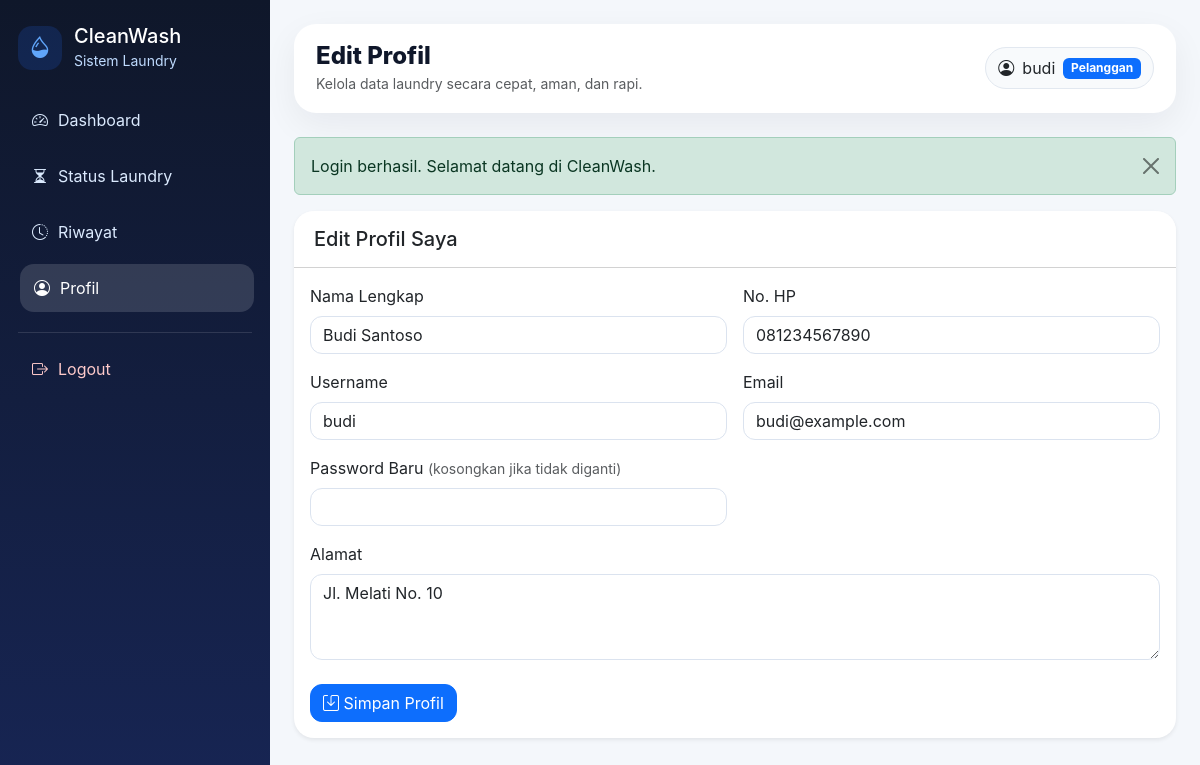
The app's page /index.php?page=pelanggan/profil (signed in) with its own data.
### tables this page shows
CREATE TABLE `pelanggan` (
  `id` int(11) NOT NULL,
  `user_id` int(11) NOT NULL,
  `nama` varchar(100) NOT NULL,
  `no_hp` varchar(20) NOT NULL,
  `alamat` text NOT NULL,
  `created_at` timestamp NOT NULL DEFAULT current_timestamp(),
  `updated_at` timestamp NOT NULL DEFAULT current_timestamp() ON UPDATE current_timestamp()
);

CREATE TABLE `users` (
  `id` int(11) NOT NULL,
  `username` varchar(50) NOT NULL,
  `email` varchar(100) NOT NULL,
  `password` varchar(255) NOT NULL,
  `role` enum('admin','pelanggan') NOT NULL,
  `created_at` timestamp NOT NULL DEFAULT current_timestamp(),
  `updated_at` timestamp NOT NULL DEFAULT current_timestamp() ON UPDATE current_timestamp()
);

### controllers/BaseController.php (called while the page is built, shortened)
<?php
abstract class BaseController
{
    protected function view(string $view, array $data = []): void
    {
        extract($data);
        $viewFile = __DIR__ . '/../views/' . $view . '.php';
        require __DIR__ . '/../views/layouts/header.php';
        require $viewFile;
        require __DIR__ . '/../views/layouts/footer.php';
    }
}

### controllers/CustomerController.php (called while the page is built, shortened)
<?php
class CustomerController extends BaseController
{
    private Pelanggan $pelangganModel;
    public function __construct(mysqli $db, Auth $auth)
    {
        $this->pelangganModel = new Pelanggan($db);
    }
    public function profil(): void
    {
        $pelanggan = $this->pelangganModel->getByUserId((int)$_SESSION['user']['id']);
        $errors = [];
        $this->view('pelanggan/profil', [
            'title' => 'Edit Profil',
            'pelanggan' => $pelanggan,
            'errors' => $errors,
        ]);
    }
}

### index.php (called while the page is built, shortened)
<?php
require_once __DIR__ . '/config/helpers.php';
require_once __DIR__ . '/models/Pelanggan.php';
require_once __DIR__ . '/controllers/BaseController.php';
require_once __DIR__ . '/controllers/AdminController.php';
require_once __DIR__ . '/controllers/CustomerController.php';
try {
    $db = (new Database())->getConnection();
    $userModel = new User($db);
    $auth = new Auth($userModel);
    $page = $_GET['page'] ?? 'login';
    match ($page) {
        'login' => (new AuthController($db, $auth))->login(),
        'register' => (new AuthController($db, $auth))->register(),
        'logout' => (new AuthController($db, $auth))->logout(),
        'admin/dashboard' => (new AdminController($db, $auth))->dashboard(),
        'admin/pelanggan' => (new PelangganController($db, $auth))->index(),
        'admin/pelanggan/create' => (new PelangganController($db, $auth))->create(),
        'admin/pelanggan/edit' => (new PelangganController($db, $auth))->edit(),
        'admin/pelanggan/delete' => (new PelangganController($db, $auth))->delete(),
        'admin/layanan' => (new LayananController($db, $auth))->index(),
        'admin/layanan/create' => (new LayananController($db, $auth))->create(),
        'admin/layanan/edit' => (new LayananController($db, $auth))->edit(),
        'admin/layanan/delete' => (new LayananController($db, $auth))->delete(),
        'admin/transaksi' => (new TransaksiController($db, $auth))->index(),
        'admin/transaksi/create' => (new TransaksiController($db, $auth))->create(),
        'admin/transaksi/edit' => (new TransaksiController($db, $auth))->edit(),
        'admin/transaksi/detail' => (new TransaksiController($db, $auth))->detail(),
        'admin/transaksi/status' => (new TransaksiController($db, $auth))->updateStatus(),
        'admin/transaksi/delete' => (new TransaksiController($db, $auth))->delete(),
        'admin/laporan' => (new LaporanController($db, $auth))->index(),
        'admin/users' => (new UserController($db, $auth))->index(),
        'admin/users/role' => (new UserController($db, $auth))->updateRole(),
        'pelanggan/dashboard' => (new CustomerController($db, $auth))->dashboard(),
        'pelanggan/status' => (new CustomerController($db, $auth))->status(),
        'pelanggan/riwayat' => (new CustomerController($db, $auth))->riwayat(),
        'pelanggan/profil' => (new CustomerController($db, $auth))->profil(),
        default => redirect($auth->check() ? ($_SESSION['user']['role'] === 'admin' ? 'admin/dashboard' : 'pelanggan/dashboard') : 'login'),
    };
} catch (Throwable $e) {
    http_response_code(500);
    $message = e($e->getMessage());
    ?>
    <!doctype html>
    <html lang="id">
    <head>
        <meta charset="utf-8">
        <meta name="viewport" content="width=device-width, initial-scale=1">
        <title>Kesalahan Aplikasi - CleanWash</title>
        <link href="https://cdn.jsdelivr.net/npm/bootstrap@5.3.3/dist/css/bootstrap.min.css" rel="stylesheet">
        <link href="assets/css/style.css" rel="stylesheet">
    </head>
    <body class="bg-light">
        <div class="container py-5">
            <div class="row justify-content-center">
                <div class="col-lg-7">
                    <div class="card border-0 shadow-sm">
                        <div class="card-body p-4 p-md-5">
                            <h3 class="fw-bold text-danger mb-3">Aplikasi belum bisa dijalankan</h3>
                            <p class="mb-3"><?= $message ?></p>
                            <div class="alert alert-info">
                                <strong>Solusi cepat:</strong> pastikan MySQL XAMPP aktif dan database <code>db_laundry</code> sudah dibuat dengan menjalankan script <code>database/laundry.sql</code> melalui CMD/Shell XAMPP.
                            </div>
                            <a href="README.md" class="btn btn-primary">Lihat README</a>
                        </div>
                    </div>
                </div>
            </div>
        </div>
    </body>
    </html>
    <?php
}

### models/Pelanggan.php (called while the page is built, shortened)
<?php
class Pelanggan
{
    private mysqli $db;
    public function __construct(mysqli $db)
    {
        $this->db = $db;
    }
    public function getByUserId(int $userId): ?array
    {
        $sql = "SELECT p.*, u.username, u.email, u.id AS user_id
                FROM pelanggan p
                JOIN users u ON p.user_id = u.id
                WHERE p.user_id = ? LIMIT 1";
        $stmt = $this->db->prepare($sql);
        $stmt->bind_param('i', $userId);
        $stmt->execute();
        $row = $stmt->get_result()->fetch_assoc();
        return $row ?: null;
    }
}

### views/pelanggan/profil.php (the view, shortened to what this page needs)
<div class="card border-0 shadow-sm">
    <div class="card-header bg-white"><h5 class="mb-0">Edit Profil Saya</h5></div>
    <div class="card-body">
        <form method="post" action="index.php?page=pelanggan/profil">
            <div class="row g-3">
                <div class="col-md-6">
                    <label class="form-label">Nama Lengkap</label>
                    <input type="text" name="nama" class="form-control" value="<?= e(old('nama', $pelanggan['nama'] ?? '')) ?>" required>
                </div>
                <div class="col-md-6">
                    <label class="form-label">No. HP</label>
                    <input type="text" name="no_hp" class="form-control" value="<?= e(old('no_hp', $pelanggan['no_hp'] ?? '')) ?>" required>
                </div>
                <div class="col-md-6">
                    <label class="form-label">Username</label>
                    <input type="text" name="username" class="form-control" value="<?= e(old('username', $pelanggan['username'] ?? '')) ?>" required>
                </div>
                <div class="col-md-6">
                    <label class="form-label">Email</label>
                    <input type="email" name="email" class="form-control" value="<?= e(old('email', $pelanggan['email'] ?? '')) ?>" required>
                </div>
                <div class="col-md-6">
                    <label class="form-label">Password Baru <small class="text-muted">(kosongkan jika tidak diganti)</small></label>
                    <input type="password" name="password" class="form-control">
                </div>
                <div class="col-12">
                    <label class="form-label">Alamat</label>
                    <textarea name="alamat" class="form-control" rows="3" required><?= e(old('alamat', $pelanggan['alamat'] ?? '')) ?></textarea>
                </div>
            </div>
            <div class="mt-4">
                <button class="btn btn-primary" type="submit"><i class="bi bi-save"></i> Simpan Profil</button>
            </div>
        </form>
    </div>
</div>

### views/layouts/header.php (shortened to what this page needs)
<?php $user = $_SESSION['user'] ?? null; ?>
<!doctype html>
<html lang="id">
<head>
    <link href="https://cdn.jsdelivr.net/npm/bootstrap@5.3.3/dist/css/bootstrap.min.css" rel="stylesheet">
    <link href="https://cdn.jsdelivr.net/npm/bootstrap-icons@1.11.3/font/bootstrap-icons.min.css" rel="stylesheet">
    <link href="assets/css/style.css" rel="stylesheet">
</head>
<body>
<div class="app-wrapper">
    <aside class="sidebar">
        <div class="brand mb-4">
            <div class="brand-icon"><i class="bi bi-droplet-half"></i></div>
            <div>
                <h5 class="mb-0">CleanWash</h5>
                <small>Sistem Laundry</small>
            </div>
        </div>
        <?php if (($user['role'] ?? '') === 'admin'): ?>
            <a class="nav-link <?= current_page()==='admin/dashboard'?'active':'' ?>" href="index.php?page=admin/dashboard"><i class="bi bi-speedometer2"></i> Dashboard</a>
            <a class="nav-link <?= str_starts_with(current_page(),'admin/pelanggan')?'active':'' ?>" href="index.php?page=admin/pelanggan"><i class="bi bi-people"></i> Pelanggan</a>
            <a class="nav-link <?= str_starts_with(current_page(),'admin/layanan')?'active':'' ?>" href="index.php?page=admin/layanan"><i class="bi bi-bag-check"></i> Layanan</a>
            <a class="nav-link <?= str_starts_with(current_page(),'admin/transaksi')?'active':'' ?>" href="index.php?page=admin/transaksi"><i class="bi bi-receipt"></i> Transaksi</a>
            <a class="nav-link <?= str_starts_with(current_page(),'admin/laporan')?'active':'' ?>" href="index.php?page=admin/laporan"><i class="bi bi-file-earmark-bar-graph"></i> Laporan</a>
            <a class="nav-link <?= str_starts_with(current_page(),'admin/users')?'active':'' ?>" href="index.php?page=admin/users"><i class="bi bi-person-gear"></i> Kelola User</a>
        <?php else: ?>
            <a class="nav-link <?= current_page()==='pelanggan/dashboard'?'active':'' ?>" href="index.php?page=pelanggan/dashboard"><i class="bi bi-speedometer2"></i> Dashboard</a>
            <a class="nav-link <?= current_page()==='pelanggan/status'?'active':'' ?>" href="index.php?page=pelanggan/status"><i class="bi bi-hourglass-split"></i> Status Laundry</a>
            <a class="nav-link <?= current_page()==='pelanggan/riwayat'?'active':'' ?>" href="index.php?page=pelanggan/riwayat"><i class="bi bi-clock-history"></i> Riwayat</a>
            <a class="nav-link <?= current_page()==='pelanggan/profil'?'active':'' ?>" href="index.php?page=pelanggan/profil"><i class="bi bi-person-circle"></i> Profil</a>
        <?php endif; ?>
        <div class="sidebar-footer">
            <a class="nav-link logout" href="index.php?page=logout"><i class="bi bi-box-arrow-right"></i> Logout</a>
        </div>
    </aside>
    <main class="main-content">
        <nav class="topbar mb-4">
            <div>
                <h4 class="page-title mb-0"><?= e($title ?? 'CleanWash') ?></h4>
                <small class="text-muted">Kelola data laundry secara cepat, aman, dan rapi.</small>
            </div>
            <div class="user-chip">
                <i class="bi bi-person-circle"></i>
                <span><?= e($user['username'] ?? 'User') ?></span>
                <span class="badge text-bg-primary text-capitalize"><?= e($user['role'] ?? '') ?></span>
            </div>
        </nav>

### assets/css/style.css (style rules this page uses)
:root { --primary: #2563eb; --primary-dark: #1e40af; --bg-soft: #f4f7fb; --sidebar: #0f172a; --text-muted: #64748b; }
* { box-sizing: border-box; }
body { background: var(--bg-soft); font-family: Inter, system-ui, -apple-system, BlinkMacSystemFont, "Segoe UI", sans-serif; }
.app-wrapper { min-height: 100vh; display: flex; }
.sidebar { width: 270px; min-height: 100vh; background: linear-gradient(180deg, #0f172a, #172554); color: #fff; padding: 24px 18px; position: fixed; left: 0; top: 0; bottom: 0; overflow-y: auto; }
.main-content { margin-left: 270px; width: calc(100% - 270px); padding: 24px; }
.brand { display: flex; align-items: center; gap: 12px; }
.brand small { color: #bfdbfe; }
.brand-icon { width: 44px; height: 44px; border-radius: 14px; background: rgba(37, 99, 235, .18); display: grid; place-items: center; color: #60a5fa; font-size: 22px; }
.sidebar .nav-link { color: #dbeafe; padding: 12px 14px; border-radius: 14px; margin-bottom: 8px; display: flex; align-items: center; gap: 10px; transition: .2s; }
.sidebar .nav-link:hover, .sidebar .nav-link.active { background: rgba(255,255,255,.14); color: #fff; transform: translateX(2px); }
.sidebar-footer { border-top: 1px solid rgba(255,255,255,.12); padding-top: 12px; margin-top: 20px; }
.sidebar .logout { color: #fecaca; }
.topbar { background: #fff; border-radius: 22px; padding: 18px 22px; box-shadow: 0 12px 35px rgba(15,23,42,.06); display: flex; justify-content: space-between; align-items: center; gap: 16px; }
.page-title { font-weight: 800; color: #0f172a; }
.user-chip { background: #f8fafc; border: 1px solid #e2e8f0; border-radius: 999px; padding: 8px 12px; display: flex; align-items: center; gap: 8px; }
.card { border-radius: 20px; overflow: hidden; }
.card-header { padding: 16px 20px; }
.btn { border-radius: 12px; }
.form-control, .form-select { border-radius: 12px; border-color: #dbe3ef; }

### records on screen
pelanggan: user.username "budi", nama "Budi Santoso", no_hp "081234567890", username "budi", email "budi@example.com", alamat "Jl. Melati No. 10"

### other values on screen
$title "Edit Profil"
$user['role'] "Pelanggan"
$message "Login berhasil. Selamat datang di CleanWash."
